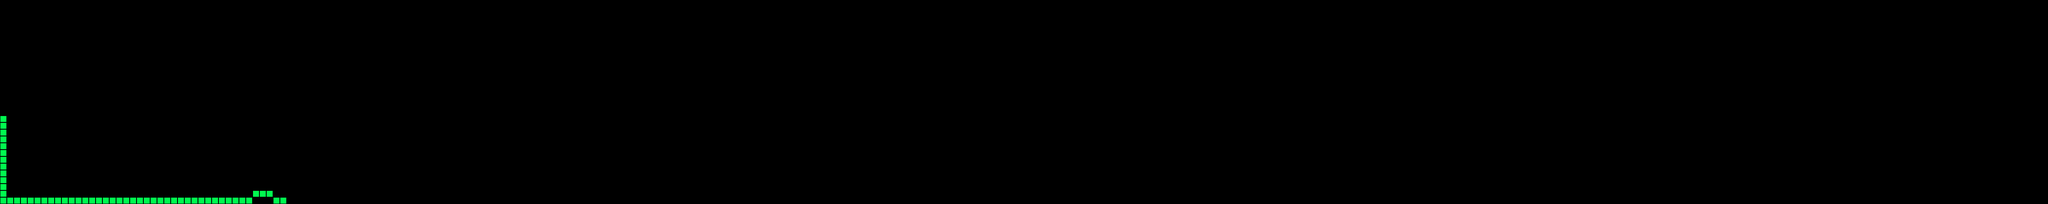

Rendered tile map (Tiled .tmx) drawn with the repository's tilesets; below, a short description and the map source with its tile grids summarised:
An orthogonal 300x30 tile map with 16x16 px tiles, 1 tile layer (walls).

<map version="1.0" orientation="orthogonal" width="300" height="30" tilewidth="16" tileheight="16">
 <tileset firstgid="1" name="theTiles" tilewidth="16" tileheight="16">
  <image source="tiles.png" width="320" height="320" />
 </tileset>
 <layer name="walls" width="300" height="30">
  <data>[9000 cells, 54 non-empty, 1 distinct tile ids]</data>
 </layer>
</map>
